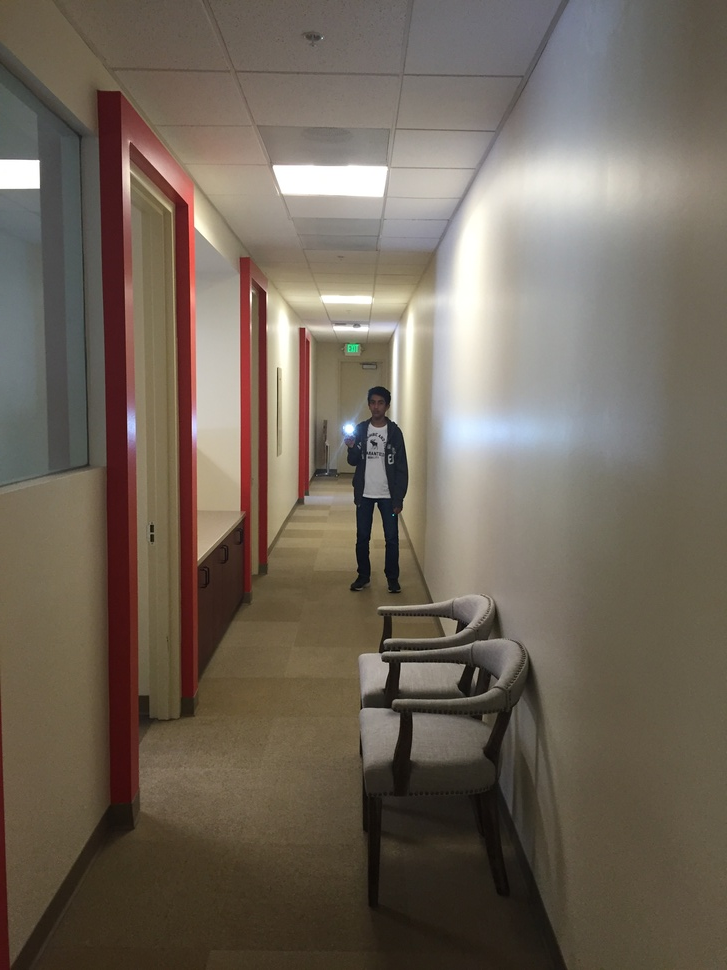
#> input picture Flash Processing/images/IMG_0716.JPG, 727 x 970 px, shrunk from 2448 x 3264 before the run
$ python threshold-filter.py --image '../../Flash Processing/images/IMG_0716.JPG'
#> lines starting #> are read from the running program, lines starting #| are printed output that depends on the picture; after the words box and inside, x2 and y2 are one past the last pixel; in counts of white or black regions, pixels touching at a corner belong together
import argparse
import cv2

# construct the argument parser and parse the arguments
ap = argparse.ArgumentParser()
ap.add_argument("-i", "--image", required = True,
                help = "Path to the image to be thresholded")
ap.add_argument("-t", "--threshold", type = int, default = 128,
                help = "Threshold value")
args = vars(ap.parse_args())

# load the image and convert it to grayscale
image = cv2.imread(args["image"])
#> image is the input picture: shape (970, 727, 3); mean B, G, R 90.4, 102.6, 112.9
blurred = cv2.GaussianBlur(image,(15,15),0)
gray = cv2.cvtColor(blurred, cv2.COLOR_BGR2GRAY)
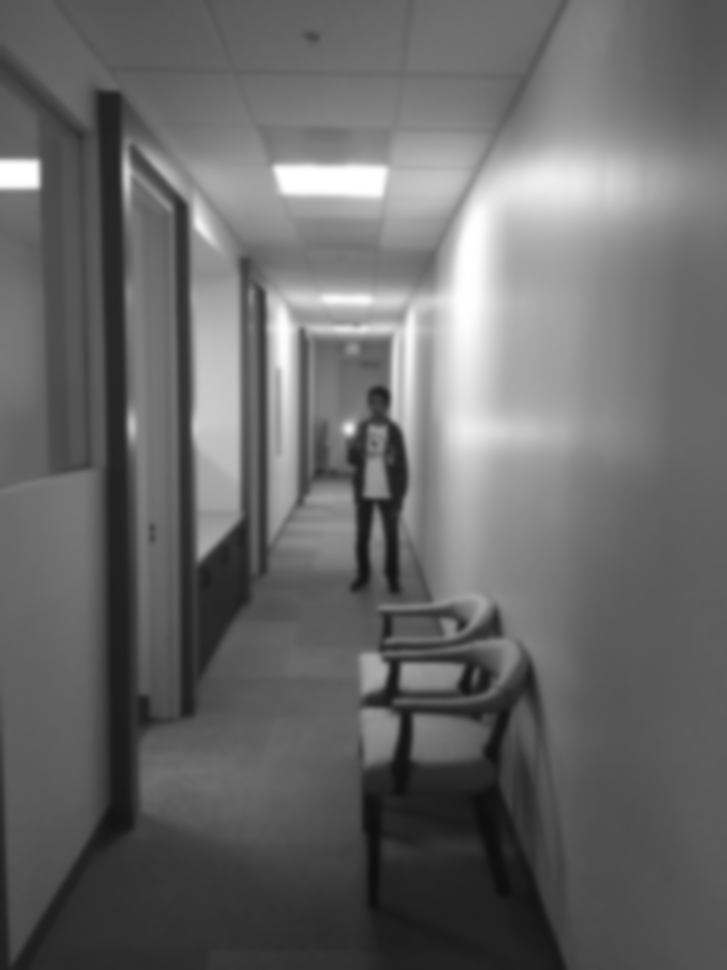
#> gray: shape (970, 727); min 13, max 255, mean 104.3

# initialize the list of threshold methods
methods = [
    ("THRESH_BINARY", cv2.THRESH_BINARY),
    ("THRESH_BINARY_INV", cv2.THRESH_BINARY_INV),
    ("THRESH_TRUNC", cv2.THRESH_TRUNC),
    ("THRESH_TOZERO", cv2.THRESH_TOZERO),
    ("THRESH_TOZERO_INV", cv2.THRESH_TOZERO_INV)]

# loop over the threshold methodsu
for (threshName, threshMethod) in methods:
    # threshold the image and show it
    (T, thresh) = cv2.threshold(gray, args["threshold"], 255, threshMethod)
    cv2.imshow(threshName, thresh)
    cv2.waitKey(0)
#> this loop made 5 passes
#> pass 1, `(T, thresh) = cv2.threshold(gray, args["threshold"], 255, threshMethod)`:
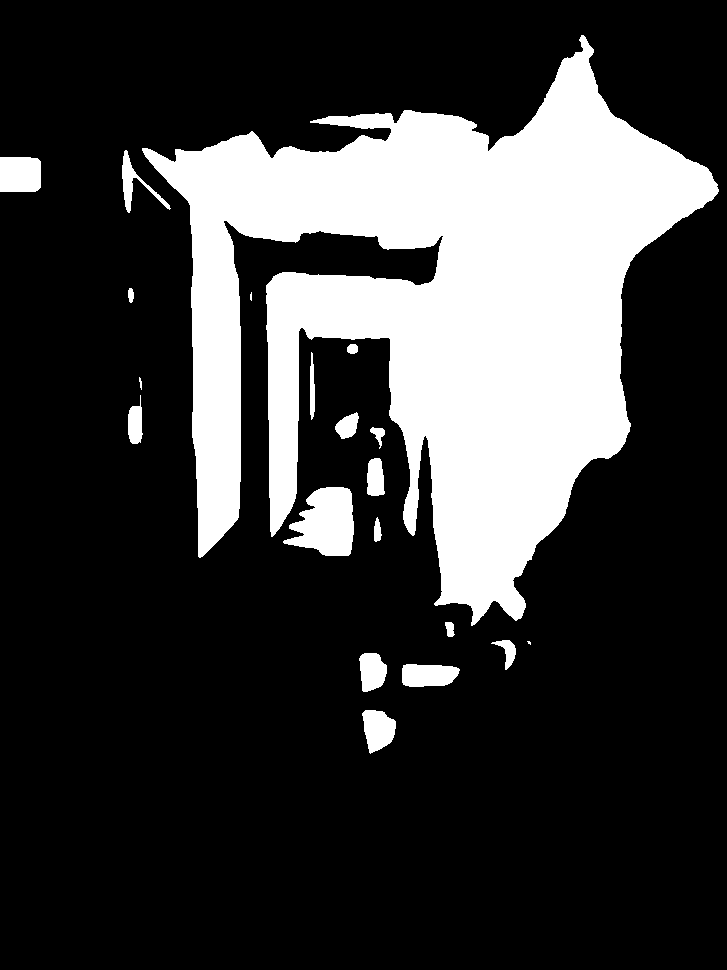
#> thresh: shape (970, 727); 23.3% white; 20 white regions (2 under 20 px), largest, box (x1, y1, x2, y2) and area: (142, 35, 719, 626) 152831, (283, 487, 354, 556) 3347, (0, 157, 41, 192) 1408
#> pass 3, `(T, thresh) = cv2.threshold(gray, args["threshold"], 255, threshMethod)`:
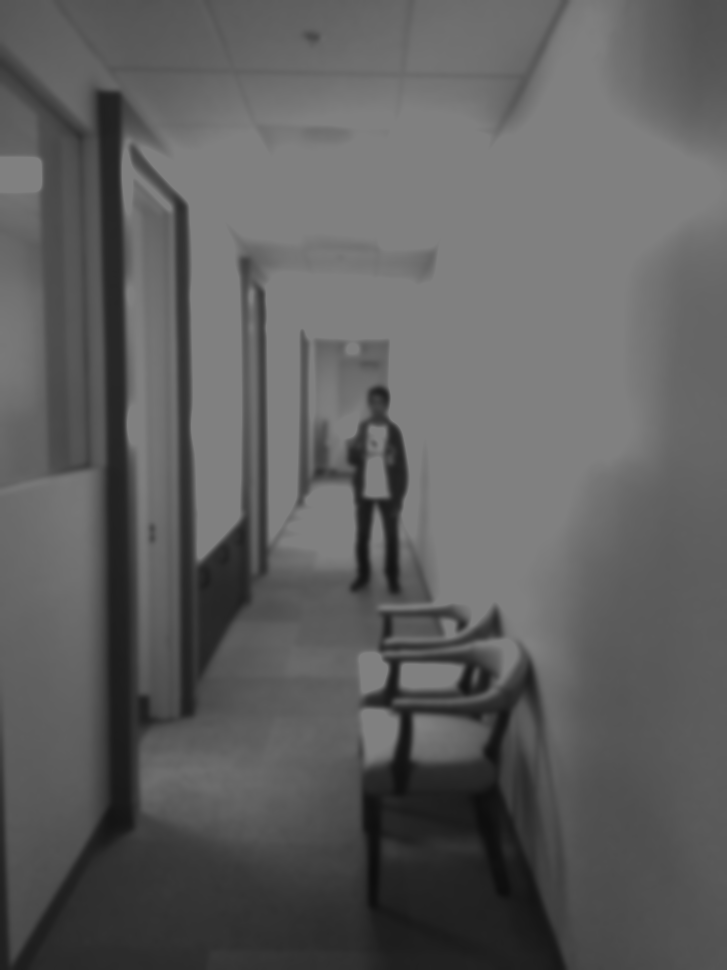
#> thresh: shape (970, 727); min 13, max 128, mean 94.5

$ run again, on Flash Processing/images/IMG_0718.JPG
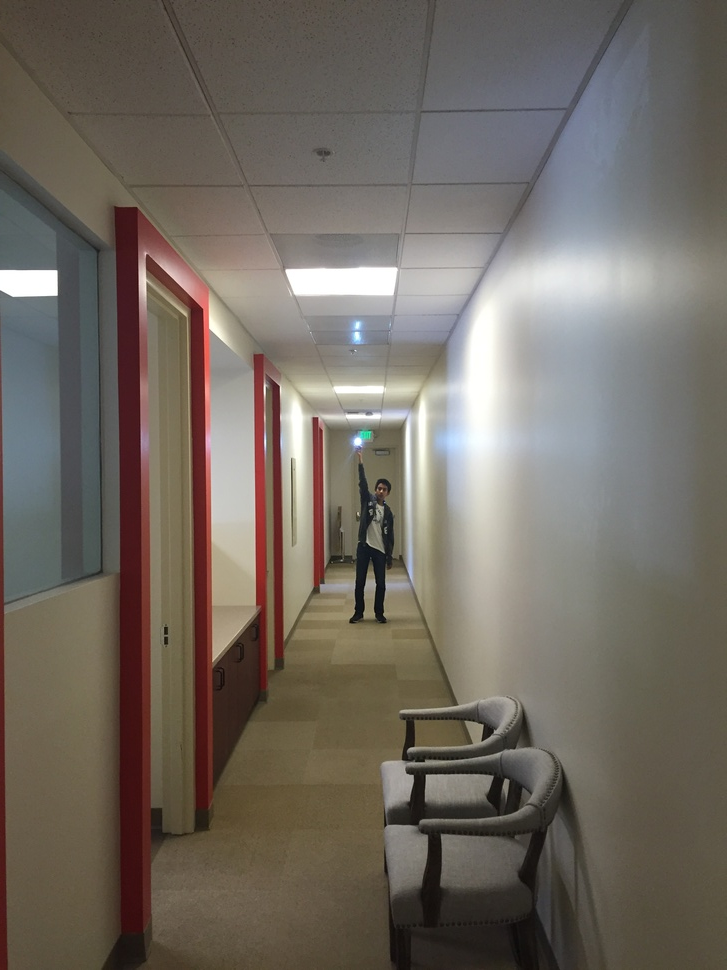
#> input picture Flash Processing/images/IMG_0718.JPG, 727 x 970 px, shrunk from 2448 x 3264 before the run
#> image is the input picture: shape (970, 727, 3); mean B, G, R 97.4, 106, 113.3
#> the loop `for (threshName, threshMethod) in methods:` made 5 passes
#> pass 1, `(T, thresh) = cv2.threshold(gray, args["threshold"], 255, threshMethod)`:
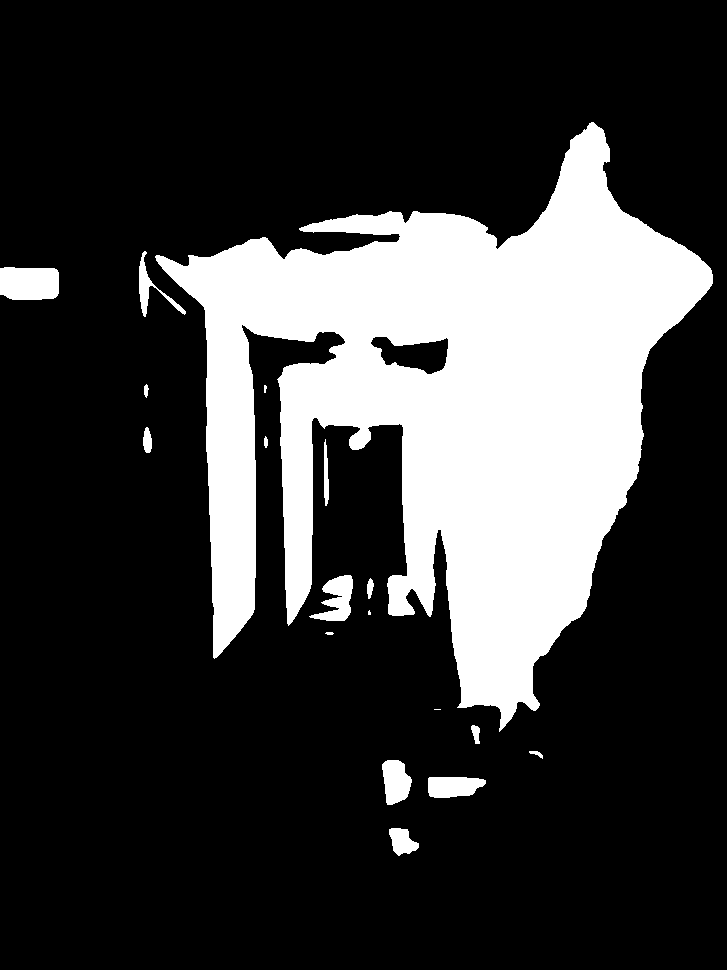
#> thresh: shape (970, 727); 22.9% white; 18 white regions (3 under 20 px), largest, box (x1, y1, x2, y2) and area: (155, 122, 713, 732) 154609, (0, 267, 59, 300) 1824, (309, 575, 353, 621) 1097
#> pass 3, `(T, thresh) = cv2.threshold(gray, args["threshold"], 255, threshMethod)`:
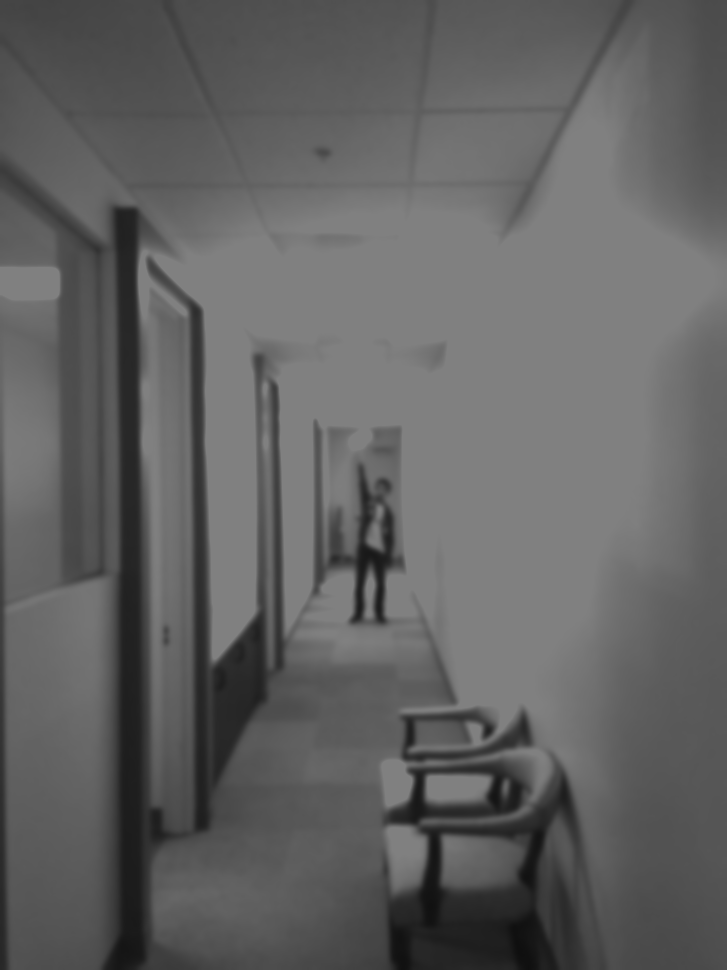
#> thresh: shape (970, 727); min 15, max 128, mean 97.9

$ run again, on Flash Processing/images/IMG_0720.JPG
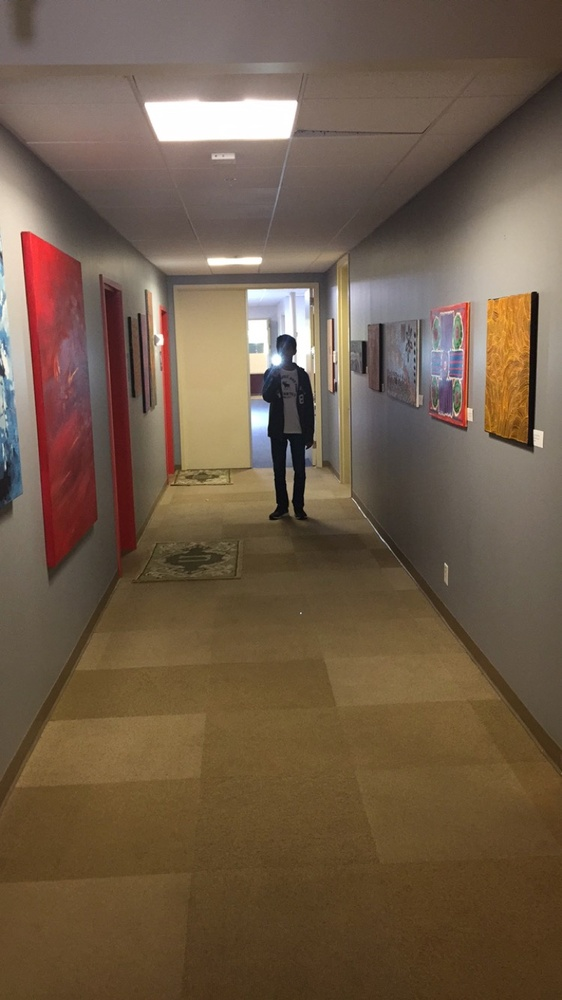
#> input picture Flash Processing/images/IMG_0720.JPG, 562 x 1000 px, shrunk from 750 x 1334 before the run
#> image is the input picture: shape (1000, 562, 3); mean B, G, R 73.2, 92.7, 112.5
#> the loop `for (threshName, threshMethod) in methods:` made 5 passes
#> pass 1, `(T, thresh) = cv2.threshold(gray, args["threshold"], 255, threshMethod)`:
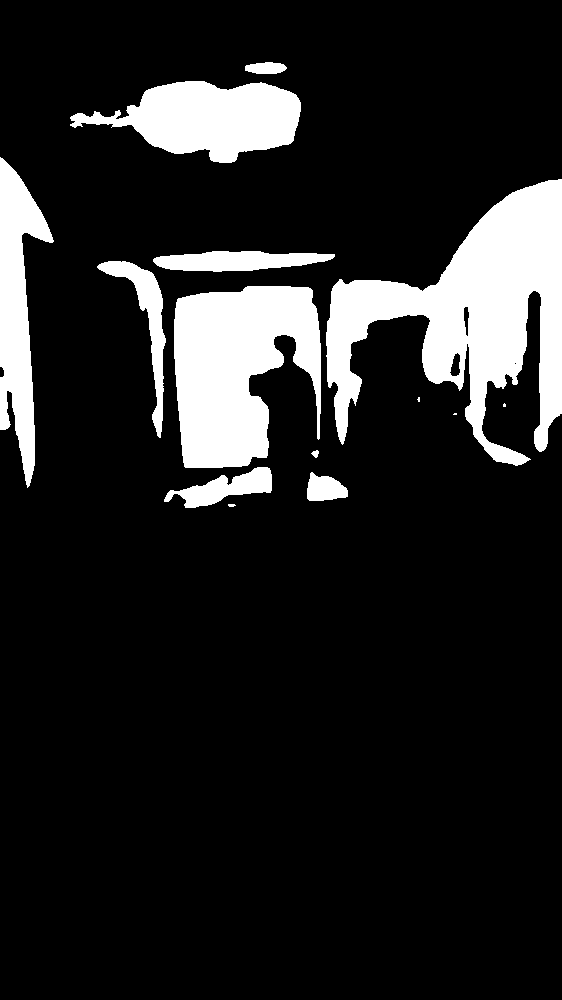
#> thresh: shape (1000, 562); 13.8% white; 14 white regions (3 under 20 px), largest, box (x1, y1, x2, y2) and area: (326, 179, 562, 466) 29744, (174, 286, 321, 468) 19324, (70, 81, 301, 163) 11153
#> pass 3, `(T, thresh) = cv2.threshold(gray, args["threshold"], 255, threshMethod)`:
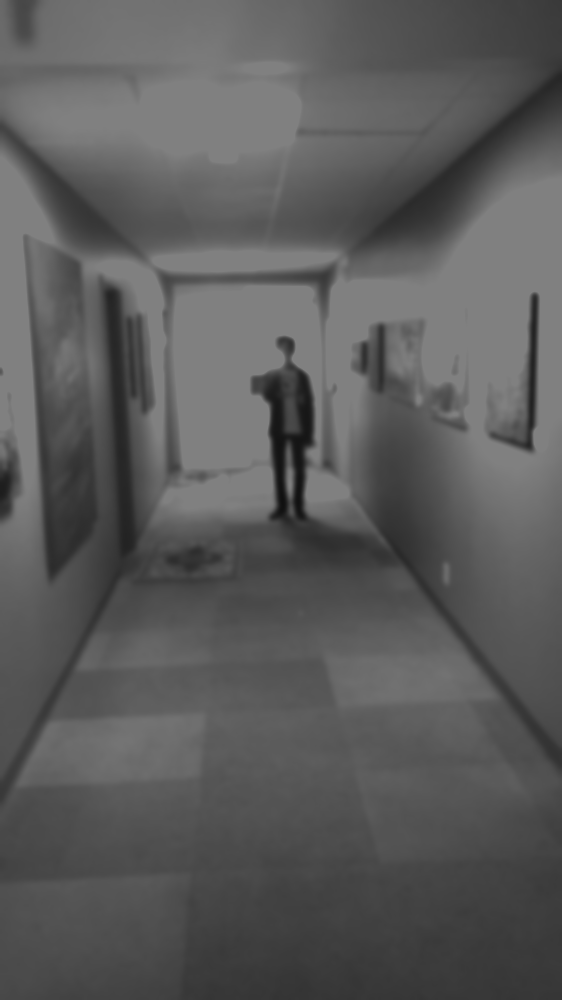
#> thresh: shape (1000, 562); min 16, max 128, mean 90.8
